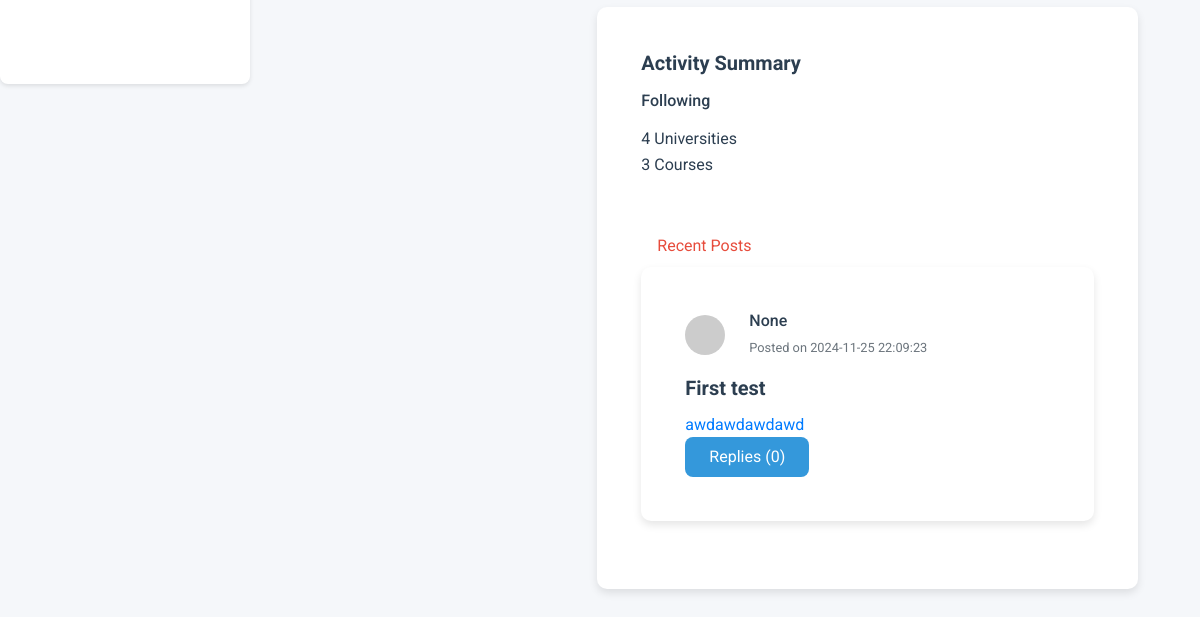
The page /user/test (lower part) on the database as committed earlier.
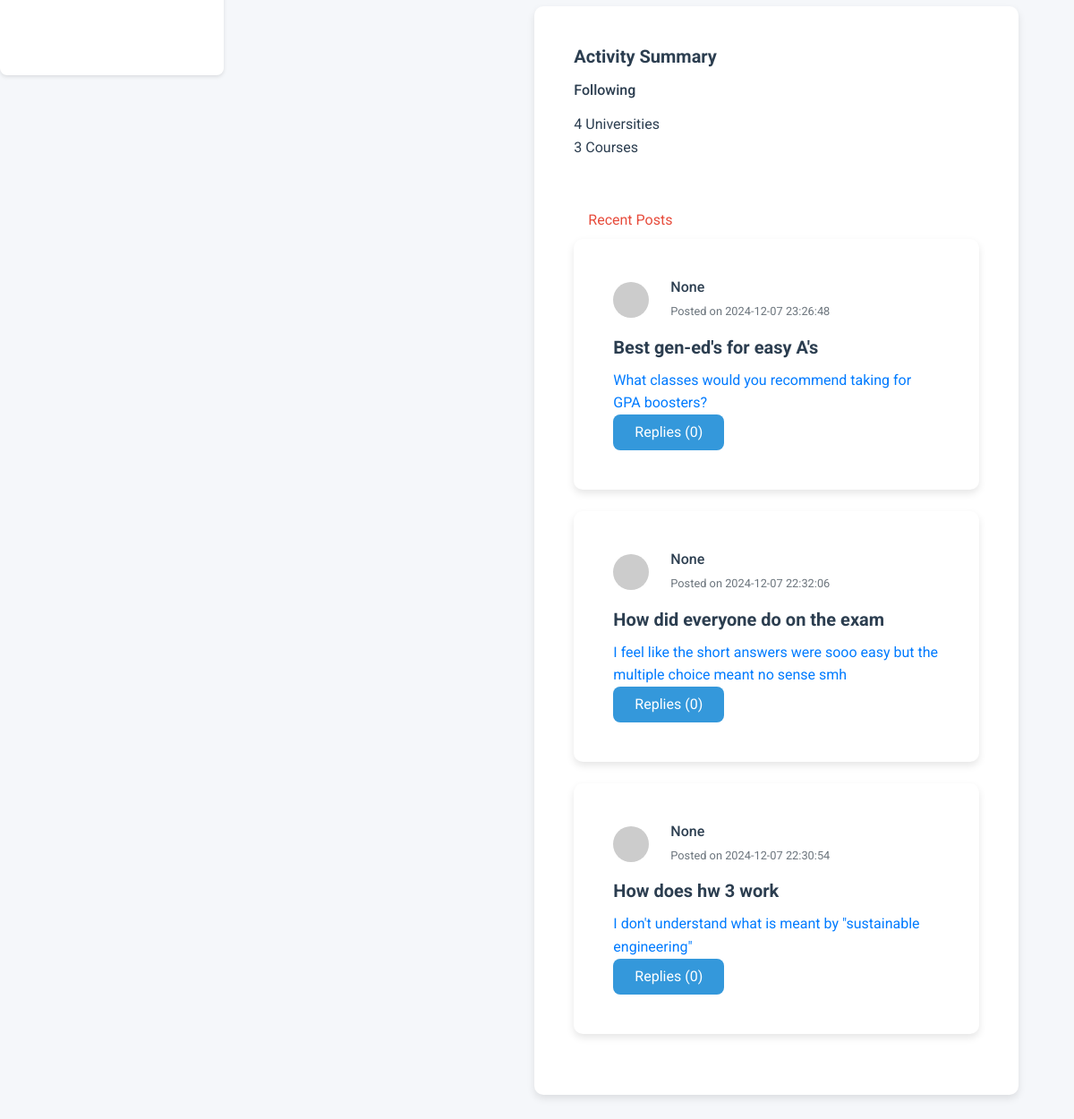
The same page on the database as committed later.
### tables this page shows
CREATE TABLE posts (
            id          INTEGER PRIMARY KEY,
            created     TIMESTAMP DEFAULT CURRENT_TIMESTAMP NOT NULL,
            title       VARCHAR NOT NULL,
            content     VARCHAR NOT NULL,
            author      INTEGER NOT NULL,
            author_id   INTEGER NOT NULL, 
            course      INTEGER NOT NULL,
            likes       INTEGER DEFAULT 0,
            dislikes    INTEGER DEFAULT 0,
            reply_count INTEGER DEFAULT 0,
            is_reply    BOOL DEFAULT FALSE,
            parent      INTEGER DEFAULT NULL
        );

### main.py (the view)
@app.route("/user/<username>", methods=["GET", "POST"])
def profile_page(username):
    user = User.get_user_by_username(username)
    if user is None:
        return render_template("404.html"), 404
    return render_template("user_profile.html", user = user, active = "profile-page", recent_posts=get_posts_user_recent())

### course.py (called while the page is built)
    @staticmethod
    def get_course_by_id(id: int):
        params = query(
            f"SELECT {COURSE_PARAMS} FROM courses WHERE id = ?",
            (id,),
            count = 1
        )
        if not params: return None # Course not found
        return Course(*params)     # Construct course object

### db.py (called while the page is built)
def query(query: str, parameters: tuple = tuple(), *, count: int = None):
    try:
        cursor = connection.cursor()               # Create a database cursor
        result = cursor.execute(query, parameters) # Execute the query safely
        connection.commit()                        # Commit the changes to DB
        if count is None:                  # If the count was not set
            return result.fetchall()       # Fetch every row in query
        if count == 1:                     # If the count was set one
            return result.fetchone()       # Fetch a single query row
        else:                              # If count was other value
            return result.fetchmany(count) # Fetch desired row amount
    except sqlite3.Error as e:
        print("[QUERY ERROR]", e)
        return False
    finally:
        cursor.close()

### templates/user_profile.html (shortened to what this page needs)
{% extends 'base.html' %} {% block content_title %}Profile{% endblock %}  {% block content_main %}
<div class="container mt-5 pb-5">
  <div class="row">
    <div class="col-md-4">
    </div>
    <div class="col-md-8">
      <div class="card shadow-sm mt-4">
        <div class="card-body">
          <h5 class="card-title">Activity Summary</h5>
          <div class="row mt-3">
            <div class="col-md-6">
              <h6>Following</h6>
              <p class="mb-0">
                {{ USERS[SESSION.current_user_id].followed_universities|length
                }} Universities
              </p>
              <p>
                {{ USERS[SESSION.current_user_id].followed_courses|length }}
                Courses
              </p>
            </div>
          </div>
          <div class="sidebar-header">Recent Posts</div>
          {% for post in recent_posts %}
          <a
            class="big-link"
            href="{{url_for('post', university_acro=post.course.university.acronym, course_name=post.course.name_combined, post_identifier=post.id)}}"
          >
            <div class="card mb-4">
              <div class="card-body">
                <div class="d-flex align-items-center mb-3">
                  <img
                    src="https://via.placeholder.com/40"
                    class="rounded-circle mr-2"
                    alt="User"
                  />
                  <div class="px-3">
                    <h6 class="mb-1">{{post.author}}</h6>
                    <small class="text-muted">Posted on {{post.created}}</small>
                  </div>
                </div>
                <h5 class="card-title">{{post.title}}</h5>
                <p class="card-text">{{post.content}}</p>
                <a href="#" class="btn btn-primary"
                  >Replies ({{post.replies | length}})</a
                >
              </div>
            </div>
          </a>
          {% endfor %}
        </div>
      </div>
    </div>
  </div>
</div>
{% endblock %}

Rows that differ between the two databases and show on the page:
no longer on this page (row unchanged): posts: author "None", created "2024-11-25 22:09:23", title "First test", content "awdawdawdawd", replies|length "0"
added posts: author "None", created "2024-12-07 23:26:48", title "Best gen-ed's for easy A's", content "What classes would you recommend taking for GPA boosters?", replies|length "0"
added posts: author "None", created "2024-12-07 22:32:06", title "How did everyone do on the exam", content "I feel like the short answers were sooo easy but the multiple choice meant no sense smh", replies|length "0"
added posts: author "None", created "2024-12-07 22:30:54", title "How does hw 3 work", content "I don't understand what is meant by \"sustainable engineering\"", replies|length "0"
